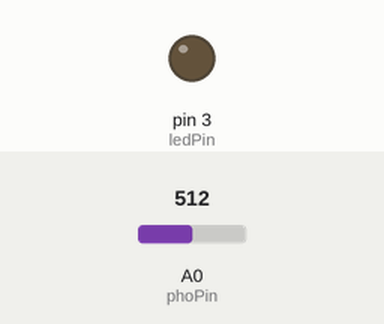
A sketch run on a simulated Arduino Uno, built with avr-gcc and run on an emulated ATmega328P. Parts: output pins drawn as LEDs (lit = HIGH). The test bench sets the inputs (shaded band); at power-on: A0 (phoPin) = 512.

Above: at 1.2 s.
1.3 s: A0 (phoPin) set to 57
2.8 s: A0 (phoPin) set to 46
At 3.3 s:
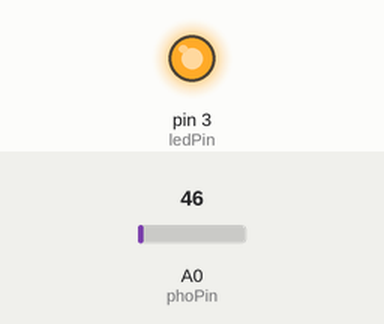
4.3 s: A0 (phoPin) set to 122
At 5.5 s:
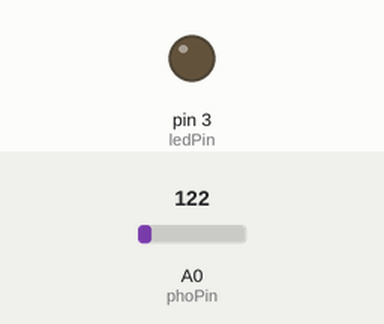
5.8 s: A0 (phoPin) set to 40
At 6.8 s:
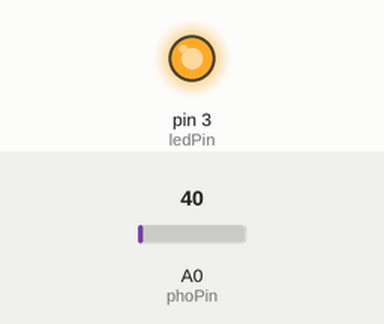
Timing chart, 0 to 8.3 s (numbered marks = the images above; inputs shaded):
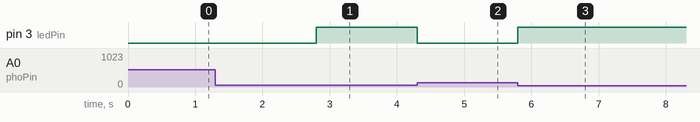

The sketch:

LED_controled_by_photoresistor_module-2.ino
```cpp
int phoPin = A0;
int ledPin = 3;
float phoVal;

void setup() {
  // put your setup code here, to run once:
  pinMode(phoPin, INPUT);
  pinMode(ledPin, OUTPUT);
}

void loop() {
  // put your main code here, to run repeatedly:
  phoVal = analogRead(phoPin);
  if(phoVal <= 50){
    digitalWrite(ledPin, HIGH);
  }else{
    digitalWrite(ledPin, LOW);
  }
}
```

Measured:
- the behaviour switches between 51 and 50 on A0 (phoPin) (found by bisection; images 0 and 1)
- after the input at 1.3 s, every drawn part: stays the same
- after the input at 2.8 s, pin 3 (ledPin): LOW → HIGH at once
- after the input at 4.3 s, pin 3 (ledPin): HIGH → LOW at once
- after the input at 5.8 s, pin 3 (ledPin): LOW → HIGH at once
